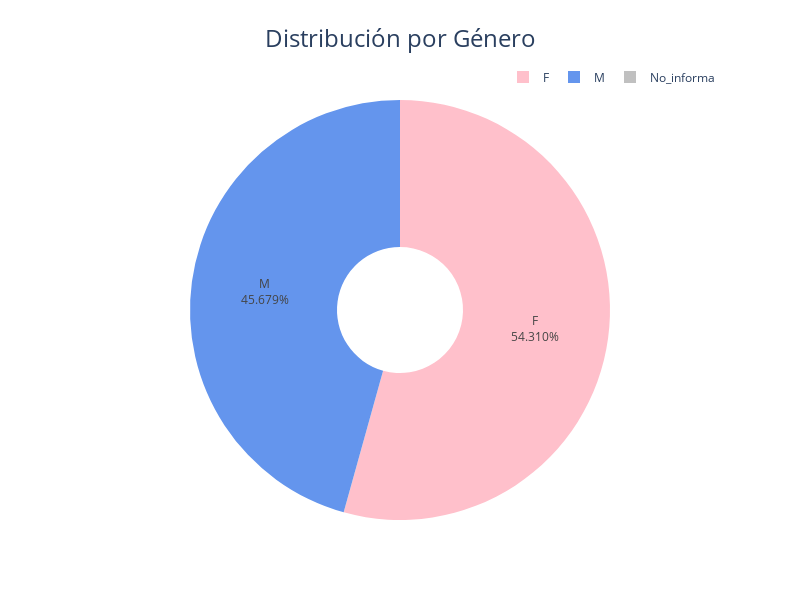

Notebook code for this chart:
### Code cell
import plotly.express as px
import plotly.graph_objects as go

# Calcular el conteo de géneros
df_genero = df_acumulado_saber_11['ESTU_GENERO'].value_counts()

fig = px.pie(values=df_genero.values, 
             names=df_genero.index,
             title='Distribución por Género',
             color_discrete_sequence=['#FFC0CB', '#6495ED', '#C0C0C0'])

fig.update_traces(textposition='inside', 
                 texttemplate='%{label}<br>%{percent:.3%}',  # Formato con 3 decimales
                 hole=.3)
fig.update_layout(
    title={'text': "Distribución por Género",
           'y':0.95,
           'x':0.5,
           'xanchor': 'center',
           'yanchor': 'top',
           'font': {'size': 24}},
    legend=dict(
        orientation="h",
        yanchor="bottom",
        y=1.02,
        xanchor="right",
        x=1
    ),
    width=800,
    height=600
)

fig.show()

### Figure 1 — Plotly figure (JSON) as saved in the notebook; plotly's stock layout.template omitted (floating-point values rounded to 4 significant figures)
{"data": [{"domain": {"x": [0, 1], "y": [0, 1]}, "hole": 0.3, "hovertemplate": "label=%{label}<br>value=%{value}<extra></extra>", "labels": ["F", "M", "No_informa"], "legendgroup": "", "name": "", "showlegend": true, "textposition": "inside", "texttemplate": "%{label}<br>%{percent:.3%}", "type": "pie", "values": [589970, 496216, 122]}], "layout": {"height": 600, "legend": {"orientation": "h", "tracegroupgap": 0, "x": 1, "xanchor": "right", "y": 1.02, "yanchor": "bottom"}, "piecolorway": ["#FFC0CB", "#6495ED", "#C0C0C0"], "title": {"font": {"size": 24}, "text": "Distribución por Género", "x": 0.5, "xanchor": "center", "y": 0.95, "yanchor": "top"}, "width": 800}}
